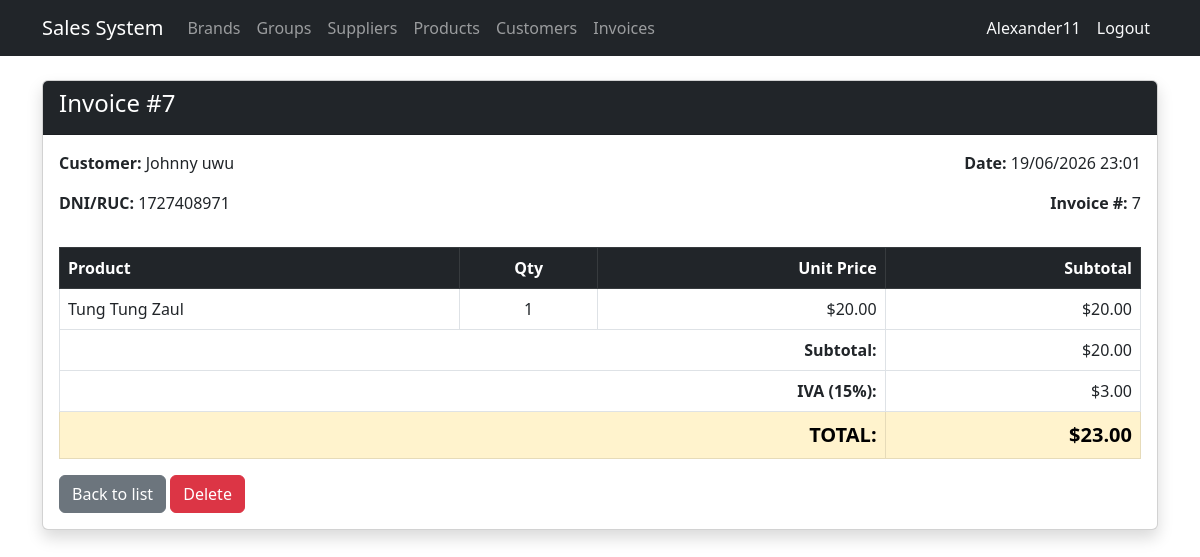
/invoices/7/ (signed in), run on the app's committed database.
### billing/models.py (models this page shows, shortened)
class Invoice(models.Model):
    customer = models.ForeignKey(Customer, on_delete=models.PROTECT, related_name='invoices')
    invoice_date = models.DateTimeField(auto_now_add=True)
    subtotal = models.DecimalField(max_digits=12, decimal_places=2, default=0)
    tax = models.DecimalField(max_digits=12, decimal_places=2, default=0)
    total = models.DecimalField(max_digits=12, decimal_places=2, default=0)
    is_active = models.BooleanField(default=True)
    class Meta: ordering = ['-invoice_date']

class Customer(models.Model):
    dni = models.CharField(max_length=13, unique=True, verbose_name='DNI/RUC' , validators=[validate_cedula_ec])
    first_name = models.CharField(max_length=100)
    last_name = models.CharField(max_length=100)
    email = models.EmailField(blank=True, null=True)
    phone = models.CharField(max_length=20, blank=True, null=True)
    address = models.TextField(blank=True, null=True)
    is_active = models.BooleanField(default=True)
    created_at = models.DateTimeField(auto_now_add=True)
    updated_at = models.DateTimeField(auto_now=True)
    class Meta:
        ordering = ['last_name', 'first_name']
    @property
    def full_name(self): return f'{self.first_name} {self.last_name}'

class InvoiceDetail(models.Model):
    invoice = models.ForeignKey(Invoice, on_delete=models.CASCADE, related_name='details')
    product = models.ForeignKey(Product, on_delete=models.PROTECT, related_name='invoice_details')
    quantity = models.IntegerField(default=1)
    unit_price = models.DecimalField(max_digits=12, decimal_places=2)
    subtotal = models.DecimalField(max_digits=12, decimal_places=2, default=0)

class Product(models.Model):
    name = models.CharField(max_length=200, verbose_name='Product Name')
    description = models.TextField(blank=True, null=True)
    brand = models.ForeignKey(Brand, on_delete=models.PROTECT, related_name='products')
    group = models.ForeignKey(ProductGroup, on_delete=models.PROTECT, related_name='products')
    suppliers = models.ManyToManyField(Supplier, related_name='products', blank=True)
    image = models.ImageField(upload_to='products/', blank=True, null=True, verbose_name='Image')
    unit_price = models.DecimalField(max_digits=12, decimal_places=2)
    stock = models.IntegerField(default=0)
    is_active = models.BooleanField(default=True)
    created_at = models.DateTimeField(auto_now_add=True)
    updated_at = models.DateTimeField(auto_now=True)
    class Meta:
        verbose_name = 'Product'
        verbose_name_plural = 'Products'
        ordering = ['name']

### billing/views.py (the view)
# urls.py: path('invoices/<int:pk>/', views.invoice_detail, name='invoice_detail'),
@login_required
def invoice_detail(request, pk):
    invoice = get_object_or_404(
        Invoice.objects.select_related('customer').prefetch_related('details__product'),
        pk=pk
    )
    return render(request, 'billing/invoice_detail.html', {'invoice': invoice})

### billing/templates/billing/invoice_detail.html (shortened to what this page needs)
{% extends 'billing/base.html' %}
{% block content %}
<div class="card shadow mb-4">
  <div class="card-header bg-dark text-white">
    <h4>Invoice #{{ invoice.id }}</h4>
  </div>
  <div class="card-body">
    <div class="row mb-3">
      <div class="col-md-6">
        <p><strong>Customer:</strong> {{ invoice.customer.full_name }}</p>
        <p><strong>DNI/RUC:</strong> {{ invoice.customer.dni }}</p>
      </div>
      <div class="col-md-6 text-end">
        <p><strong>Date:</strong> {{ invoice.invoice_date|date:"d/m/Y H:i" }}</p>
        <p><strong>Invoice #:</strong> {{ invoice.id }}</p>
      </div>
    </div>
    <table class="table table-bordered">
      <thead class="table-dark">
        <tr>
          <th>Product</th>
          <th class="text-center">Qty</th>
          <th class="text-end">Unit Price</th>
          <th class="text-end">Subtotal</th>
        </tr>
      </thead>
      <tbody>
        {% for detail in invoice.details.all %}
        <tr>
          <td>{{ detail.product.name }}</td>
          <td class="text-center">{{ detail.quantity }}</td>
          <td class="text-end">${{ detail.unit_price }}</td>
          <td class="text-end">${{ detail.subtotal }}</td>
        </tr>
        {% endfor %}
      </tbody>
      <tfoot>
        <tr>
          <td colspan="3" class="text-end fw-bold">Subtotal:</td>
          <td class="text-end">${{ invoice.subtotal }}</td>
        </tr>
        <tr>
          <td colspan="3" class="text-end fw-bold">IVA (15%):</td>
          <td class="text-end">${{ invoice.tax }}</td>
        </tr>
        <tr class="table-warning">
          <td colspan="3" class="text-end fw-bold fs-5">TOTAL:</td>
          <td class="text-end fw-bold fs-5">${{ invoice.total }}</td>
        </tr>
      </tfoot>
    </table>
    <a href="{% url 'billing:invoice_list' %}" class="btn btn-secondary">Back to list</a>
    <a href="{% url 'billing:invoice_delete' invoice.pk %}" class="btn btn-danger">Delete</a>
  </div>
</div>
{% endblock %}

### billing/templates/billing/base.html (shortened to what this page needs)
<!DOCTYPE html>
<html lang="es">
<head>
  <link href="https://cdn.jsdelivr.net/npm/bootstrap@5.3.0/dist/css/bootstrap.min.css" rel="stylesheet">
</head>
<body>
<nav class="navbar navbar-expand-lg navbar-dark bg-dark">
  <div class="container">
    <a class="navbar-brand" href="{% url 'billing:home' %}">Sales System</a>
    <div class="collapse navbar-collapse" id="nav">
      <ul class="navbar-nav me-auto">
        {% if user.is_authenticated %}
        <li class="nav-item"><a class="nav-link" href="{% url 'billing:brand_list' %}">Brands</a></li>
        <li class="nav-item"><a class="nav-link" href="{% url 'billing:productgroup_list' %}">Groups</a></li>
        <li class="nav-item"><a class="nav-link" href="{% url 'billing:supplier_list' %}">Suppliers</a></li>
        <li class="nav-item"><a class="nav-link" href="{% url 'billing:product_list' %}">Products</a></li>
        <li class="nav-item"><a class="nav-link" href="{% url 'billing:customer_list' %}">Customers</a></li>
        <li class="nav-item"><a class="nav-link" href="{% url 'billing:invoice_list' %}">Invoices</a></li>
        {% endif %}
      </ul>
      <ul class="navbar-nav">
        {% if user.is_authenticated %}
        <li class="nav-item">
        <span class="nav-link text-light">{{ user.username }}</span>
        </li>
        <li class="nav-item">
        <form method="post" action="{% url 'logout' %}" class="d-inline">
          <button type="submit" class="nav-link btn btn-link text-light"
              style="text-decoration:none;">Logout</button>
        </form>
        </li>
        {% endif %}
      </ul>
    </div>
  </div>
</nav>
<div class="container mt-4">
  {% block content %}{% endblock %}
</div>
</body>
</html>

### data on the page
Invoice: id "7", customer.full_name "Johnny uwu", customer.dni "1727408971", invoice_date "19/06/2026 23:01", subtotal "20.00", tax "3.00", total "23.00"
InvoiceDetail: product.name "Tung Tung Zaul", quantity "1", unit_price "20.00", subtotal "20.00"

### other printed values
{{ user.username }} "Alexander11"
